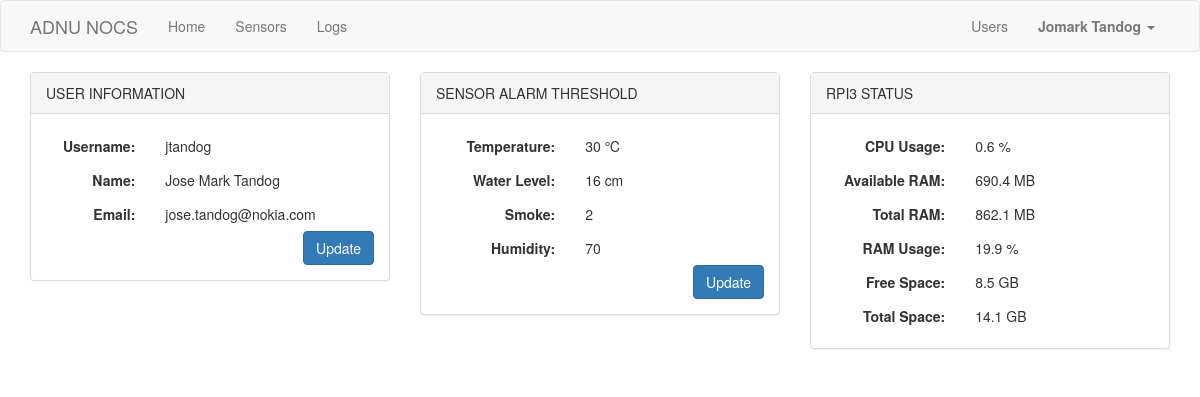
Page /user/jtandog (signed in) on the committed database.
### app/models.py (models this page shows, shortened)
class User(UserMixin, db.Model):
	id = db.Column(db.Integer, primary_key=True)
	username = db.Column(db.String(64), index=True, unique=True)
	name = db.Column(db.String(120), index=True, unique=True)
	email = db.Column(db.String(120), index=True, unique=True)
	user_type = db.Column(db.String(120), index=True)
	password_hash = db.Column(db.String(128))
	posts = db.relationship('Post', backref='author', lazy='dynamic')
	about_me = db.Column(db.String(140))
	last_seen = db.Column(db.DateTime, default=datetime.utcnow)
	followed = db.relationship('User', secondary=followers,\
		primaryjoin=(followers.c.follower_id == id),\
		secondaryjoin=(followers.c.followed_id == id),\
		backref=db.backref('followers', lazy='dynamic'), lazy='dynamic')

class SensorThreshold(db.Model):
	id = db.Column(db.Integer, primary_key=True)
	temp = db.Column(db.String(140))
	smoke = db.Column(db.String(140))
	water = db.Column(db.String(140))
	humid = db.Column(db.String(140))

### app/routes.py (the view)
@app.route('/user/<username>')
@login_required
def user(username):
    user = User.query.filter_by(username=username).first_or_404()
    sensor_threshold = SensorThreshold.query.get(1)
    page = request.args.get('page', 1, type=int)
    posts = user.posts.order_by(Post.timestamp.desc()).paginate(
        page, app.config['POSTS_PER_PAGE'], False)
    next_url = url_for('user', username=user.username, page=posts.next_num) \
        if posts.has_next else None
    prev_url = url_for('user', username=user.username, page=posts.prev_num) \
        if posts.has_prev else None
    return render_template('user.html', user=user, posts=posts.items,
                           next_url=next_url, prev_url=prev_url, sensor_threshold=sensor_threshold, title='User Page')

### app/models.py (called while the page is built)
@login.user_loader
def load_user(id):
	return User.query.get(int(id))

### app/routes.py (called while the page is built)
@app.before_request
def before_request():
    if current_user.is_authenticated:
        current_user.last_seen = datetime.utcnow()
        db.session.commit()

### app/templates/user.html
{% extends "base.html" %}
{% block app_content %}
    <div class="row">
        <div class="col-md-4">
            <div class="panel panel-default">
              <div class="panel-heading">USER INFORMATION</div>
              <div class="panel-body">
                <div class="form-horizontal">
                    <div class="form-group" style="margin-bottom: 0px;">
                        <label class="control-label col-sm-4">Username:</label>
                        <div class="col-sm-8">
                            <p class="form-control-static">{{ user.username }}</p>
                        </div>
                    </div>
                    <div class="form-group" style="margin-bottom: 0px;">
                        <label class="control-label col-sm-4">Name:</label>
                        <div class="col-sm-8">
                            <p class="form-control-static">{{ user.name }}</p>
                        </div>
                    </div>
                    <div class="form-group" style="margin-bottom: 0px;">
                        <label class="control-label col-sm-4">Email:</label>
                        <div class="col-sm-8">
                            <p class="form-control-static">{{ user.email }}</p>
                        </div>
                    </div>
                    <a class="btn btn-primary" href="{{ url_for('edit_profile') }}" style="float: right;"> Update </a>
                </div>
              </div>
            </div>
        </div>
        <div class="col-md-4">
            <div class="panel panel-default">
              <div class="panel-heading">SENSOR ALARM THRESHOLD</b></div>
              <div class="panel-body">
                <div class="form-horizontal">
                    <div class="form-group" style="margin-bottom: 0px;">
                        <label class="control-label col-sm-5">Temperature:</label>
                        <div class="col-sm-7">
                            <p class="form-control-static">{{ sensor_threshold.temp }} &#8451;</p>
                        </div>
                    </div>
                    <div class="form-group" style="margin-bottom: 0px;">
                        <label class="control-label col-sm-5">Water Level:</label>
                        <div class="col-sm-7">
                            <p class="form-control-static">{{ sensor_threshold.water }} cm</p>
                        </div>
                    </div>
                    <div class="form-group" style="margin-bottom: 0px;">
                        <label class="control-label col-sm-5">Smoke:</label>
                        <div class="col-sm-7">
                            <p class="form-control-static">{{ sensor_threshold.smoke }}</p>
                        </div>
                    </div>
                    <div class="form-group" style="margin-bottom: 0px;">
                        <label class="control-label col-sm-5">Humidity:</label>
                        <div class="col-sm-7">
                            <p class="form-control-static">{{ sensor_threshold.humid }}</p>
                        </div>
                    </div>
                </div>
                {% if user.user_type == 'Admin' %}
                    <a class="btn btn-primary" href="{{ url_for('edit_threshold') }}" style="float: right;"> Update </a>
                {% endif %}
              </div>
            </div>
        </div>
        <div class="col-md-4">
            <div class="panel panel-default">
              <div class="panel-heading">RPI3 STATUS</div>
              <div class="panel-body">
                <div class="form-horizontal">
                <div class="form-group" style="margin-bottom: 0px;">
                    <label class="control-label col-sm-5" for="cpu">CPU Usage:</label>
                    <div class="col-sm-4">
                        <p class="form-control-static">0.6 %</p>
                    </div>
                </div>
                <div class="form-group" style="margin-bottom: 0px;">
                    <label class="control-label col-sm-5">Available RAM:</label>
                <div class="col-sm-4">
                    <p class="form-control-static">690.4 MB</p>
                </div>
                </div>
                <div class="form-group" style="margin-bottom: 0px;">
                    <label class="control-label col-sm-5">Total RAM:</label>
                <div class="col-sm-4">
                    <p class="form-control-static">862.1 MB</p>
                </div>
                </div>
                <div class="form-group" style="margin-bottom: 0px;">
                    <label class="control-label col-sm-5">RAM Usage:</label>
                <div class="col-sm-4">
                    <p class="form-control-static">19.9 %</p>
                </div>
                </div>
                <div class="form-group" style="margin-bottom: 0px;">
                    <label class="control-label col-sm-5">Free Space:</label>
                <div class="col-sm-4">
                    <p class="form-control-static">8.5 GB</p>
                </div>
                </div>
                <div class="form-group" style="margin-bottom: 0px;">
                    <label class="control-label col-sm-5">Total Space:</label>
                <div class="col-sm-4">
                    <p class="form-control-static">14.1 GB</p>
                </div>
                </div>
            </div>
              </div>
            </div>
        </div>
    </div>
{% endblock %}

### app/templates/base.html (shortened to what this page needs)
{% extends 'bootstrap/base.html' %}
{% block navbar %}
    <nav class="navbar navbar-default">
        <div class="container">
            <div class="navbar-header">
                <a class="navbar-brand" href="{{ url_for('index') }}">ADNU NOCS</a>
            </div>
            <div class="collapse navbar-collapse" id="bs-example-navbar-collapse-1">
                <ul class="nav navbar-nav">
                    <li><a href="{{ url_for('index') }}">Home</a></li>
                    {% if current_user.is_authenticated %}
                    <li><a href="{{ url_for('sensor') }}">Sensors</a></li>
                    <li><a href="{{ url_for('csv_page') }}">Logs</a></li>
                    {% endif %}
                </ul>
                <ul class="nav navbar-nav navbar-right">
                    {% if current_user.is_anonymous %}
                        <li><a href="{{ url_for('login') }}">Login</a></li>
                    {% else %}
                        {% if current_user.user_type == 'Admin' %}
                            <li><a href="{{ url_for('users') }}">Users</a></li>
                        {% endif %}
                        <li class="dropdown">
                        <a href="#" class="dropdown-toggle" data-toggle="dropdown" role="button" aria-haspopup="true" aria-expanded="false"><b> {{ current_user.name }} </b> <span class="caret"></span></a>
                      </li>
                    {% endif %}
                </ul>
            </div>
        </div>
    </nav>
{% endblock %}
{% block content %}
    <div class="container">
        {% block app_content %}{% endblock %}
    </div>
{% endblock %}
{% block styles %}
    {{ super () }}
    <link rel="stylesheet" href="{{ url_for('static', filename='styles.css') }}">
    <link rel="stylesheet" href="{{ url_for('static', filename='dataTables.bootstrap.min.css') }}">
{% endblock %}

### app/static/styles.css (style rules this page uses)
html { overflow-y: scroll; }

### rows in the picture
User: name "Jomark Tandog"
User: username "jtandog", name "Jose Mark Tandog", email "jose.tandog@nokia.com"
SensorThreshold: temp "30", water "16", smoke "2", humid "70"
